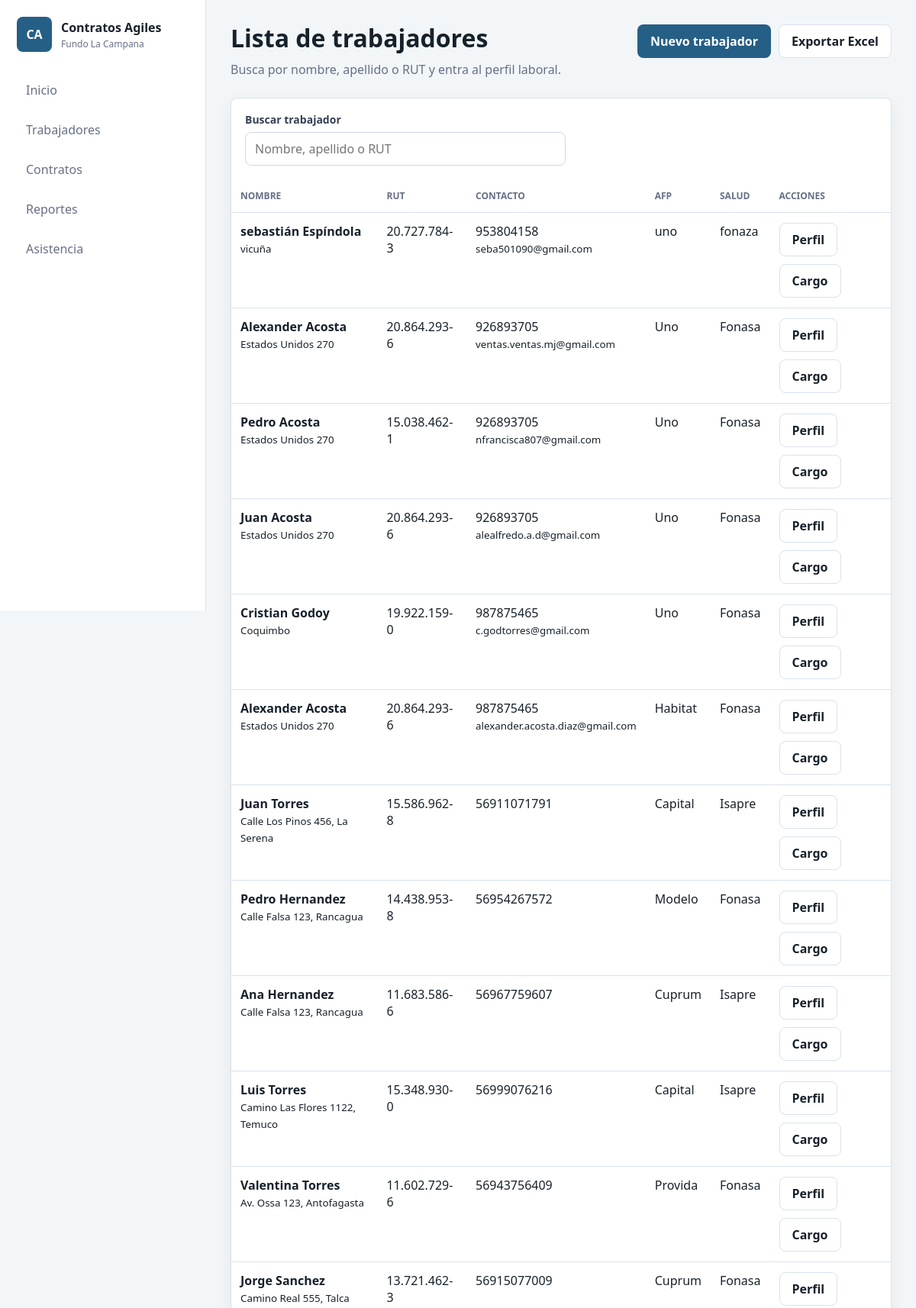
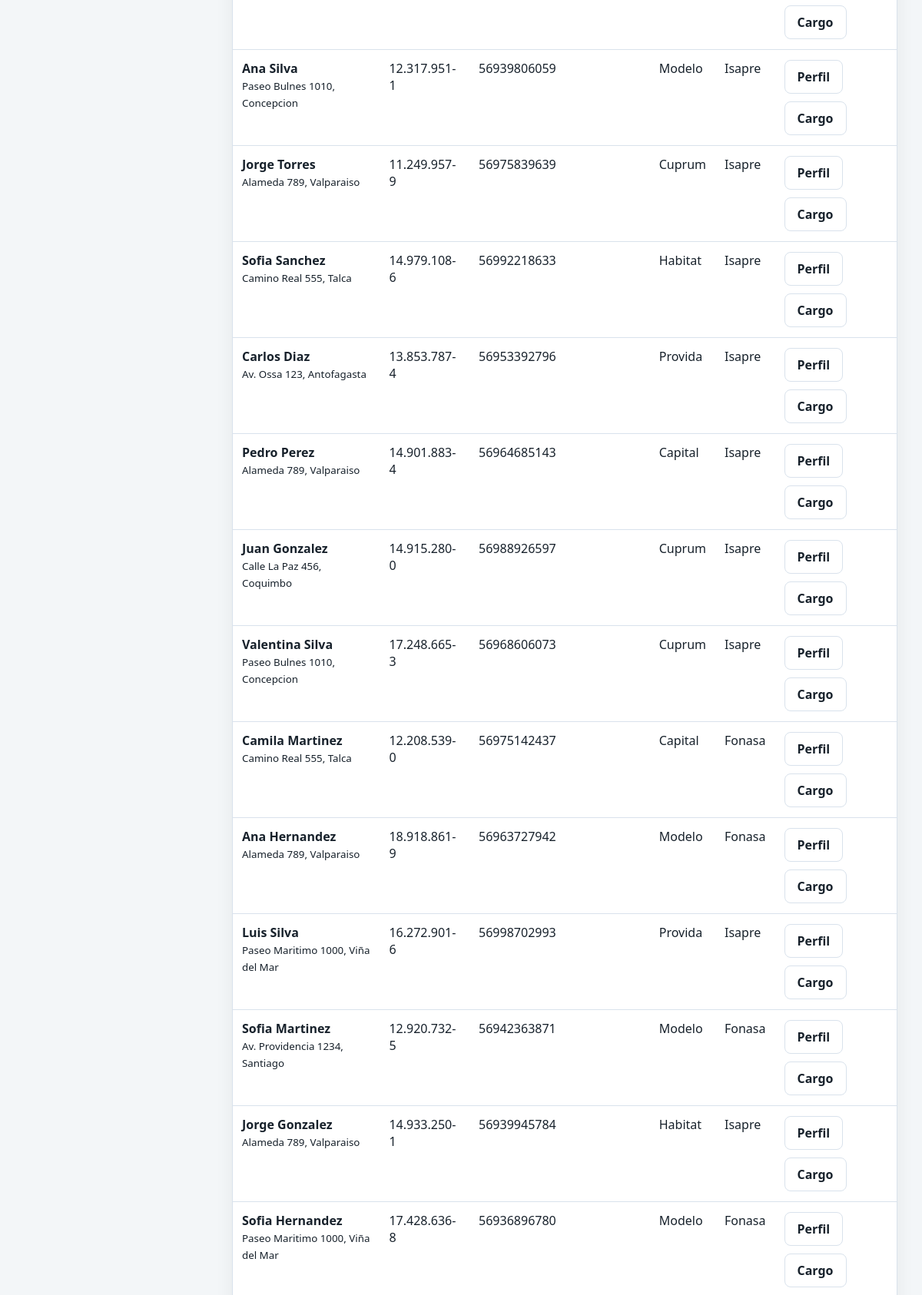
Page /proyectos/contratos-agiles/visualizar_trabajadores/ (upper part) on the committed database (2 pictures, top to bottom).
### proyectos/contratos_agiles/models.py (models this page shows, shortened)
class trabajadores(models.Model):
    nombre = models.CharField(max_length=50)
    apellido = models.CharField(max_length=50)
    rut = models.CharField(max_length=50)
    direccion = models.CharField(max_length=50)
    telefono = models.CharField(max_length=50)
    afp = models.CharField(max_length=50)
    estado_civil = models.CharField(max_length=50)
    fecha_nacimiento = models.DateField()
    previcion_salud = models.CharField(max_length=50)
    foto = models.ImageField(upload_to="trabajadores", null=True, blank=True)
    correo = models.EmailField(max_length=50)
    sent = models.CharField(max_length=50, default="no_enviado")

### proyectos/contratos_agiles/views.py (the view)
def visualizar_trabajadores(request):
    trabajadores_list = trabajadores.objects.all()
    return render(
        request,
        "contratos_agiles/visualizar_trabajadores.html",
        {"trabajadores": trabajadores_list},
    )

### proyectos/contratos_agiles/templates/contratos_agiles/visualizar_trabajadores.html (shortened to what this page needs)
{% extends 'contratos_agiles/base.html' %}
{% block content %}
<header class="page-header">
    <div>
        <h1>Lista de trabajadores</h1>
        <p>Busca por nombre, apellido o RUT y entra al perfil laboral.</p>
    </div>
    <div class="actions">
        <a class="btn" href="{% url 'contratos_agiles:registrar_trabajador' %}">Nuevo trabajador</a>
        <a class="btn secondary" href="{% url 'contratos_agiles:exportar_trabajadores' %}">Exportar Excel</a>
    </div>
</header>
<section class="card">
    <div class="card-body">
        <div class="field" style="max-width: 420px;">
            <label for="search-term">Buscar trabajador</label>
            <input type="search" id="search-term" placeholder="Nombre, apellido o RUT">
        </div>
    </div>
    <div class="table-wrap">
        <table>
            <thead>
                <tr>
                    <th>Nombre</th>
                    <th>RUT</th>
                    <th>Contacto</th>
                    <th>AFP</th>
                    <th>Salud</th>
                    <th>Acciones</th>
                </tr>
            </thead>
            <tbody id="trabajadores-table">
                {% for trabajador in trabajadores %}
                    <tr>
                        <td><strong>{{ trabajador.nombre }} {{ trabajador.apellido }}</strong><br><small>{{ trabajador.direccion }}</small></td>
                        <td>{{ trabajador.rut }}</td>
                        <td>{{ trabajador.telefono }}<br><small>{{ trabajador.correo }}</small></td>
                        <td>{{ trabajador.afp }}</td>
                        <td>{{ trabajador.previcion_salud }}</td>
                        <td>
                            <div class="actions">
                                <a class="btn secondary" href="{% url 'contratos_agiles:perfil_trabajador' trabajador.id %}">Perfil</a>
                                <a class="btn secondary" href="{% url 'contratos_agiles:asignar_cargo' trabajador.id %}">Cargo</a>
                            </div>
                        </td>
                    </tr>
                {% empty %}
                    <tr><td colspan="6" class="empty-state">No hay trabajadores registrados.</td></tr>
                {% endfor %}
            </tbody>
        </table>
    </div>
</section>
{% endblock %}

### proyectos/contratos_agiles/static/contratos_agiles/css/app.css (style rules this page uses)
:root { --bg: #f3f6f8; --surface: #ffffff; --surface-soft: #f8fafc; --text: #17212b; --muted: #667085; --line: #d9e2ec; --primary: #255f85; --primary-dark: #1d4b69; --accent: #e0a91b; --danger: #b42318; --success: #13795b; --shadow: 0 18px 45px rgba(16, 24, 40, 0.10); --radius: 8px; }
* { box-sizing: border-box; }
body { margin: 0; min-height: 100vh; background: var(--bg); color: var(--text); font-family: "Segoe UI", Arial, sans-serif; }
a { color: inherit; text-decoration: none; }
button, input, select, textarea { font: inherit; }
.auth-copy h1, .page-header h1 { margin: 0; font-size: 32px; line-height: 1.15; letter-spacing: 0; }
.auth-copy p, .page-header p { margin: 10px 0 0; color: var(--muted); line-height: 1.55; }
.page-header { display: flex; align-items: flex-start; justify-content: space-between; gap: 18px; margin-bottom: 24px; }
.actions, .form-actions { display: flex; flex-wrap: wrap; gap: 10px; }
.btn, .button, button.btn { display: inline-flex; align-items: center; justify-content: center; min-height: 42px; padding: 10px 16px; border: 1px solid transparent; border-radius: var(--radius); background: var(--primary); color: #fff; cursor: pointer; font-weight: 700; text-align: center; }
.btn.secondary, .button.secondary { background: #fff; border-color: var(--line); color: var(--text); }
.card { border: 1px solid var(--line); border-radius: var(--radius); background: var(--surface); box-shadow: 0 8px 24px rgba(16, 24, 40, 0.06); }
.card-body { padding: 18px; }
.field { display: grid; gap: 7px; }
label { color: #344054; font-size: 14px; font-weight: 700; }
input, select, textarea { width: 100%; min-height: 42px; padding: 10px 12px; border: 1px solid #cfd8e3; border-radius: var(--radius); background: #fff; color: var(--text); }
.table-wrap { overflow-x: auto; }
table { width: 100%; border-collapse: collapse; }
th, td { padding: 13px 12px; border-bottom: 1px solid var(--line); text-align: left; vertical-align: top; }
th { color: var(--muted); font-size: 12px; text-transform: uppercase; }

### rows in the picture
trabajadores: nombre "sebastián", apellido "Espíndola", direccion "vicuña", rut "20.727.784-3", telefono "953804158", correo "seba501090@gmail.com", afp "uno", previcion_salud "fonaza"
trabajadores: nombre "Alexander", apellido "Acosta", direccion "Estados Unidos 270", rut "20.864.293-6", telefono "926893705", correo "ventas.ventas.mj@gmail.com", afp "Uno", previcion_salud "Fonasa"
trabajadores: nombre "Pedro", apellido "Acosta", direccion "Estados Unidos 270", rut "15.038.462-1", telefono "926893705", correo "nfrancisca807@gmail.com", afp "Uno", previcion_salud "Fonasa"
trabajadores: nombre "Juan", apellido "Acosta", direccion "Estados Unidos 270", rut "20.864.293-6", telefono "926893705", correo "alealfredo.a.d@gmail.com", afp "Uno", previcion_salud "Fonasa"
trabajadores: nombre "Cristian", apellido "Godoy", direccion "Coquimbo", rut "19.922.159-0", telefono "987875465", correo "c.godtorres@gmail.com", afp "Uno", previcion_salud "Fonasa"
trabajadores: nombre "Alexander", apellido "Acosta", direccion "Estados Unidos 270", rut "20.864.293-6", telefono "987875465", correo "alexander.acosta.diaz@gmail.com", afp "Habitat", previcion_salud "Fonasa"
trabajadores: nombre "Juan", apellido "Torres", direccion "Calle Los Pinos 456, La Serena", rut "15.586.962-8", telefono "56911071791", afp "Capital", previcion_salud "Isapre"
trabajadores: nombre "Pedro", apellido "Hernandez", direccion "Calle Falsa 123, Rancagua", rut "14.438.953-8", telefono "56954267572", afp "Modelo", previcion_salud "Fonasa"
trabajadores: nombre "Ana", apellido "Hernandez", direccion "Calle Falsa 123, Rancagua", rut "11.683.586-6", telefono "56967759607", afp "Cuprum", previcion_salud "Isapre"
trabajadores: nombre "Luis", apellido "Torres", direccion "Camino Las Flores 1122, Temuco", rut "15.348.930-0", telefono "56999076216", afp "Capital", previcion_salud "Isapre"
trabajadores: nombre "Valentina", apellido "Torres", direccion "Av. Ossa 123, Antofagasta", rut "11.602.729-6", telefono "56943756409", afp "Provida", previcion_salud "Fonasa"
trabajadores: nombre "Jorge", apellido "Sanchez", direccion "Camino Real 555, Talca", rut "13.721.462-3", telefono "56915077009", afp "Cuprum", previcion_salud "Fonasa"
trabajadores: nombre "Ana", apellido "Silva", direccion "Paseo Bulnes 1010, Concepcion", rut "12.317.951-1", telefono "56939806059", afp "Modelo", previcion_salud "Isapre"
trabajadores: nombre "Jorge", apellido "Torres", direccion "Alameda 789, Valparaiso", rut "11.249.957-9", telefono "56975839639", afp "Cuprum", previcion_salud "Isapre"
trabajadores: nombre "Sofia", apellido "Sanchez", direccion "Camino Real 555, Talca", rut "14.979.108-6", telefono "56992218633", afp "Habitat", previcion_salud "Isapre"
trabajadores: nombre "Carlos", apellido "Diaz", direccion "Av. Ossa 123, Antofagasta", rut "13.853.787-4", telefono "56953392796", afp "Provida", previcion_salud "Isapre"
trabajadores: nombre "Pedro", apellido "Perez", direccion "Alameda 789, Valparaiso", rut "14.901.883-4", telefono "56964685143", afp "Capital", previcion_salud "Isapre"
trabajadores: nombre "Juan", apellido "Gonzalez", direccion "Calle La Paz 456, Coquimbo", rut "14.915.280-0", telefono "56988926597", afp "Cuprum", previcion_salud "Isapre"
trabajadores: nombre "Valentina", apellido "Silva", direccion "Paseo Bulnes 1010, Concepcion", rut "17.248.665-3", telefono "56968606073", afp "Cuprum", previcion_salud "Isapre"
trabajadores: nombre "Camila", apellido "Martinez", direccion "Camino Real 555, Talca", rut "12.208.539-0", telefono "56975142437", afp "Capital", previcion_salud "Fonasa"
trabajadores: nombre "Ana", apellido "Hernandez", direccion "Alameda 789, Valparaiso", rut "18.918.861-9", telefono "56963727942", afp "Modelo", previcion_salud "Fonasa"
trabajadores: nombre "Luis", apellido "Silva", direccion "Paseo Maritimo 1000, Viña del Mar", rut "16.272.901-6", telefono "56998702993", afp "Provida", previcion_salud "Isapre"
trabajadores: nombre "Sofia", apellido "Martinez", direccion "Av. Providencia 1234, Santiago", rut "12.920.732-5", telefono "56942363871", afp "Modelo", previcion_salud "Fonasa"
trabajadores: nombre "Jorge", apellido "Gonzalez", direccion "Alameda 789, Valparaiso", rut "14.933.250-1", telefono "56939945784", afp "Habitat", previcion_salud "Isapre"
trabajadores: nombre "Sofia", apellido "Hernandez", direccion "Paseo Maritimo 1000, Viña del Mar", rut "17.428.636-8", telefono "56936896780", afp "Modelo", previcion_salud "Fonasa"
